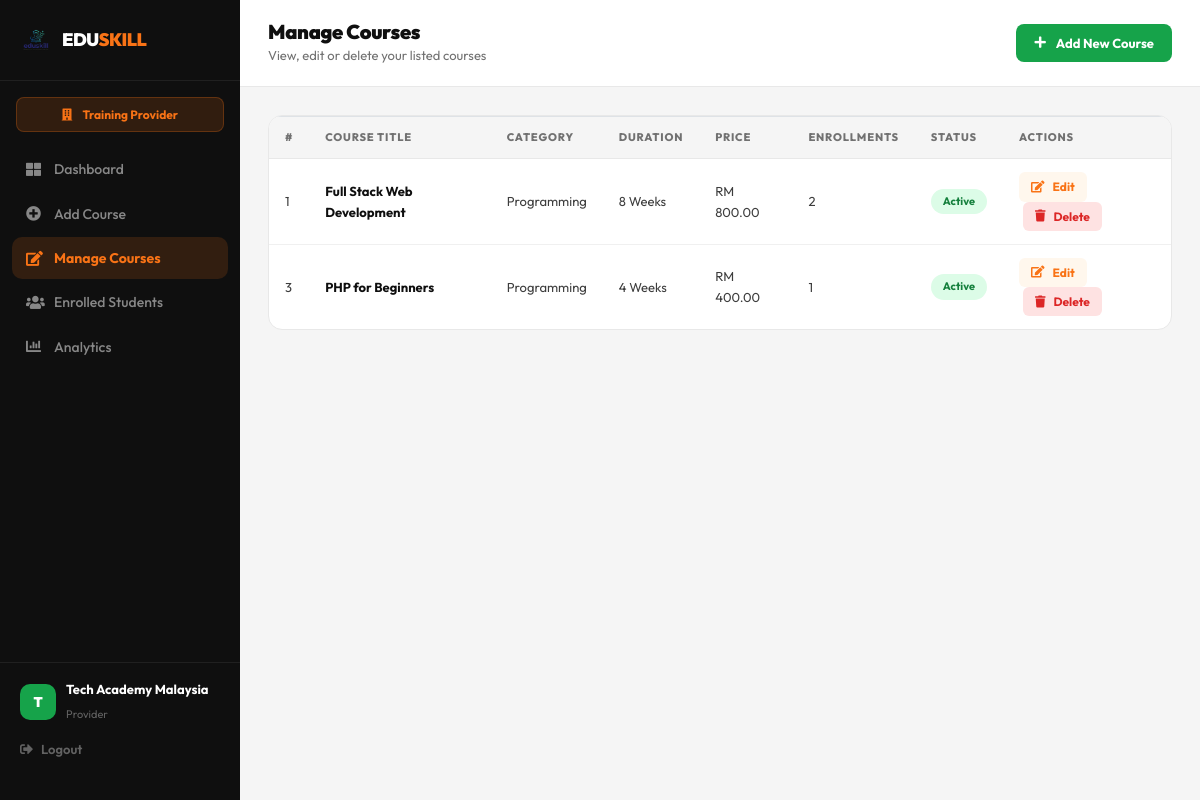
The page /provider/edit_course.php (signed in) on the database its author committed.
### tables this page shows
CREATE TABLE IF NOT EXISTS courses (
    id           INT AUTO_INCREMENT PRIMARY KEY,
    provider_id  INT NOT NULL,
    title        VARCHAR(200) NOT NULL,
    category     VARCHAR(100) NOT NULL,
    duration     VARCHAR(50) NOT NULL,
    description  TEXT,
    price        DECIMAL(10,2) DEFAULT 0.00,
    max_students INT DEFAULT 30,
    status       ENUM('pending','approved','rejected') DEFAULT 'pending',
    created_at   TIMESTAMP DEFAULT CURRENT_TIMESTAMP,
    FOREIGN KEY (provider_id) REFERENCES providers(id) ON DELETE CASCADE
);

### provider/edit_course.php (the view, shortened to what this page needs)
<?php
require_once '../config/database.php';
$provider_id   = $_SESSION['user_id'];
$provider_name = $_SESSION['user_name'] ?? 'Provider';
$result = mysqli_query($conn, "
    SELECT c.*, (SELECT COUNT(*) FROM enrollments WHERE course_id=c.id) as enroll_count
    FROM courses c
    WHERE c.provider_id = $provider_id
    ORDER BY c.created_at DESC
");
?>
<!DOCTYPE html>
<html lang="en">
<head>
    <link rel="stylesheet" href="https://stackpath.bootstrapcdn.com/bootstrap/4.5.2/css/bootstrap.min.css">
    <link rel="stylesheet" href="https://cdnjs.cloudflare.com/ajax/libs/font-awesome/5.15.4/css/all.min.css">
    <link rel="stylesheet" href="../css/style.css">
    <link rel="stylesheet" href="../css/pasang.css">
    <link rel="stylesheet" href="../css/archana.css">
</head>
<body class="dashboard-body">
<div class="dashboard-wrap">
    <aside class="dash-sidebar provider-sidebar">
        <div class="dsb-brand">
            <a href="../index.php">
                <img src="../images/logo.png" alt="Logo" style="width:32px;height:32px;border-radius:8px;object-fit:cover;">
                <span class="dsb-brand-text">EDU<span class="dsb-brand-accent">SKILL</span></span>
            </a>
        </div>
        <div class="dsb-role-badge provider-role-badge"><i class="fas fa-building mr-2"></i> Training Provider</div>
        <nav class="dsb-nav">
            <a href="dashboard.php" class="dsb-link"><i class="fas fa-th-large"></i> Dashboard</a>
            <a href="add_course.php" class="dsb-link"><i class="fas fa-plus-circle"></i> Add Course</a>
            <a href="edit_course.php" class="dsb-link active"><i class="fas fa-edit"></i> Manage Courses</a>
            <a href="course_students.php" class="dsb-link"><i class="fas fa-users"></i> Enrolled Students</a>
                <a href="analytics.php" class="dsb-link">
                <i class="fas fa-chart-bar"></i> Analytics
            </a>
        </nav>
        <div class="dsb-bottom">
            <div class="dsb-user-info">
                <div class="dsb-avatar provider-avatar"><?php echo strtoupper(substr($provider_name,0,1)); ?></div>
                <div><strong><?php echo htmlspecialchars($provider_name); ?></strong><span>Provider</span></div>
            </div>
            <a href="../auth/logout.php" class="dsb-logout"><i class="fas fa-sign-out-alt"></i> Logout</a>
        </div>
    </aside>
    <main class="dash-main">
        <div class="dash-topbar">
            <div>
                <h4 class="dash-page-title">Manage Courses</h4>
                <p class="dash-page-sub">View, edit or delete your listed courses</p>
            </div>
            <div class="dash-topbar-right">
                <a href="add_course.php" class="btn-dash-primary btn-dash-green"><i class="fas fa-plus mr-1"></i> Add New Course</a>
            </div>
        </div>
        <div class="dash-content">
        <div class="dash-card">
            <div class="dash-table-wrap">
                <table class="table dash-table">
                    <thead>
                        <tr><th>#</th><th>Course Title</th><th>Category</th><th>Duration</th><th>Price</th><th>Enrollments</th><th>Status</th><th>Actions</th></tr>
                    </thead>
                    <tbody>
                        <?php while($c = mysqli_fetch_assoc($result)): ?>
                        <tr>
                            <td><?php echo $c['id']; ?></td>
                            <td><strong><?php echo htmlspecialchars($c['title']); ?></strong></td>
                            <td><?php echo htmlspecialchars($c['category']); ?></td>
                            <td><?php echo htmlspecialchars($c['duration']); ?></td>
                            <td>RM <?php echo number_format($c['price'], 2); ?></td>
                            <td><?php echo $c['enroll_count']; ?></td>
                            <td>
                                <?php if($c['status']=='approved'): ?>
                                    <span class="status-approved">Active</span>
                                <?php elseif($c['status']=='pending'): ?>
                                    <span class="status-pending">Pending</span>
                                <?php else: ?>
                                    <span class="status-rejected">Rejected</span>
                                <?php endif; ?>
                            </td>
                            <td>
                                <a href="add_course.php?edit=<?php echo $c['id']; ?>" class="btn-course-edit"><i class="fas fa-edit mr-1"></i>Edit</a>
                                <a href="delete_course.php?id=<?php echo $c['id']; ?>" class="btn-course-delete ml-1" onclick="return confirmDelete(<?php echo $c['id']; ?>)"><i class="fas fa-trash mr-1"></i>Delete</a>
                            </td>
                        </tr>
                        <?php endwhile; ?>
                    </tbody>
                </table>
            </div>
        </div>
        </div>
    </main>
</div>
</body>
</html>

### css/style.css (style rules this page uses)
:root { --orange: #f97316; --orange-dk: #ea580c; --orange-lt: #fff7ed; --orange-mid: #fed7aa; --black: #0f0f0f; --dark: #1a1a1a; --text: #3d3d3d; --muted: #717171; --border: #e8e8e8; --bg: #fafafa; --white: #ffffff; --green: #16a34a; --green-lt: #dcfce7; --blue: #2563eb; --blue-lt: #dbeafe; --purple: #7c3aed; --purple-lt: #ede9fe; --pink: #db2777; --pink-lt: #fce7f3; --teal: #0f766e; --teal-lt: #ccfbf1; --nav-h: 72px; --radius: 14px; --radius-lg: 20px; --radius-xl: 28px; --shadow: 0 2px 8px rgba(0,0,0,0.06), 0 1px 2px rgba(0,0,0,0.04); --shadow-md: 0 8px 24px rgba(0,0,0,0.08), 0 2px 8px rgba(0,0,0,0.04); --shadow-lg: 0 20px 48px rgba(0,0,0,0.10); }
* { margin: 0; padding: 0; box-sizing: border-box; }
body { font-family: 'Open Sans', sans-serif; }
body { font-family: 'Outfit', sans-serif; color: var(--text); background: var(--white); padding-top: var(--nav-h); font-size: 16px; line-height: 1.6; -webkit-font-smoothing: antialiased; }
h1, h2, h3, h4, h5, h6 { font-family: 'Outfit', sans-serif; color: var(--black); line-height: 1.15; font-weight: 800; }
a { text-decoration: none; color: inherit; }
img { max-width: 100%; height: auto; display: block; }

### css/archana.css (style rules this page uses)
.provider-sidebar .dsb-link.active { background: rgba(249,115,22,0.15); color: #f97316 !important; }
.btn-course-edit { background: #fff7ed; color: #f97316; border: none; border-radius: 6px; padding: 5px 12px; font-size: 12px; font-weight: 700; text-decoration: none; display: inline-flex; align-items: center; gap: 4px; transition: background 0.15s; }
.btn-course-delete { background: #fee2e2; color: #dc2626; border: none; border-radius: 6px; padding: 5px 12px; font-size: 12px; font-weight: 700; text-decoration: none; display: inline-flex; align-items: center; gap: 4px; transition: background 0.15s; }

### rows shown on the page
courses: id "1", title "Full Stack Web Development", category "Programming", duration "8 Weeks", price "800.00", enroll_count "2", status "Active"
courses: id "3", title "PHP for Beginners", category "Programming", duration "4 Weeks", price "400.00", enroll_count "1", status "Active"

### other values the page prints
substr($provider_name,0,1) "T"
$provider_name "Tech Academy Malaysia"
